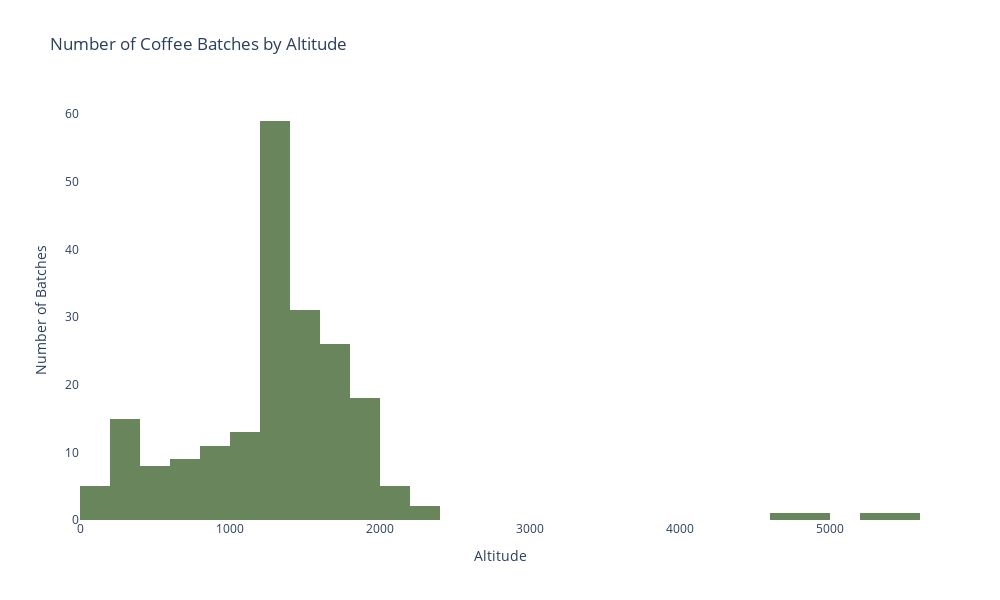

Notebook code for this chart:
### Markdown cell above
The most common color coffee bean is green, with five times as many green coffee beans as any other color. The next most common color is blue-green, followed by yellow-green, brown, and pale yellow.

### Code cell
# Plot histogram for altitude
alt = px.histogram(coffee, x='altitude_mean', title='Number of Coffee Batches by Altitude',
                     labels={'altitude_mean':'Altitude'}, width=1000, height=600,
                     color_discrete_sequence=[px.colors.qualitative.Antique[6]],)

alt.update_layout({
    'plot_bgcolor':'rgba(0, 0, 0, 0)',
    'paper_bgcolor':'rgba(0, 0, 0, 0)'
})

alt.update_layout(yaxis_title='Number of Batches')

alt.show()

### Figure 1 — Plotly figure (JSON) as saved in the notebook; plotly's stock layout.template omitted (floating-point values rounded to 4 significant figures; data arrays with more than 128 entries replaced by an {"elided": "..."} marker saying what was removed)
{"data": [{"alignmentgroup": "True", "bingroup": "x", "hovertemplate": "Altitude=%{x}<br>count=%{y}<extra></extra>", "legendgroup": "", "marker": {"color": "rgb(104, 133, 92)", "pattern": {"shape": ""}}, "name": "", "offsetgroup": "", "orientation": "v", "showlegend": false, "type": "histogram", "x": {"elided": "206 float values"}, "xaxis": "x", "yaxis": "y"}], "layout": {"barmode": "relative", "height": 600, "legend": {"tracegroupgap": 0}, "paper_bgcolor": "rgba(0, 0, 0, 0)", "plot_bgcolor": "rgba(0, 0, 0, 0)", "title": {"text": "Number of Coffee Batches by Altitude"}, "width": 1000, "xaxis": {"anchor": "y", "domain": [0, 1], "title": {"text": "Altitude"}}, "yaxis": {"anchor": "x", "domain": [0, 1], "title": {"text": "Number of Batches"}}}}
